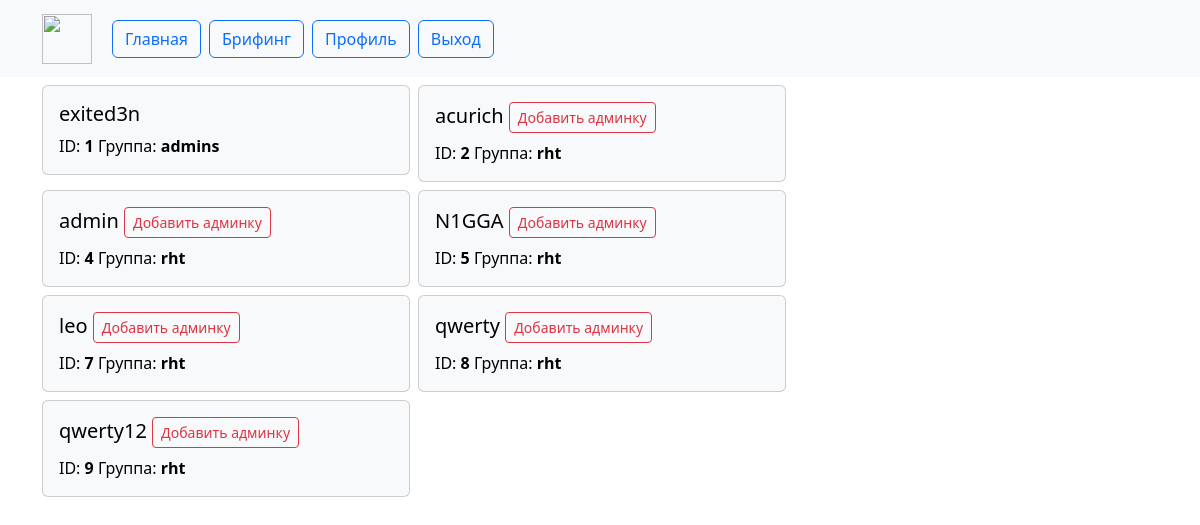
The page /adm (signed in) on the database as committed earlier.
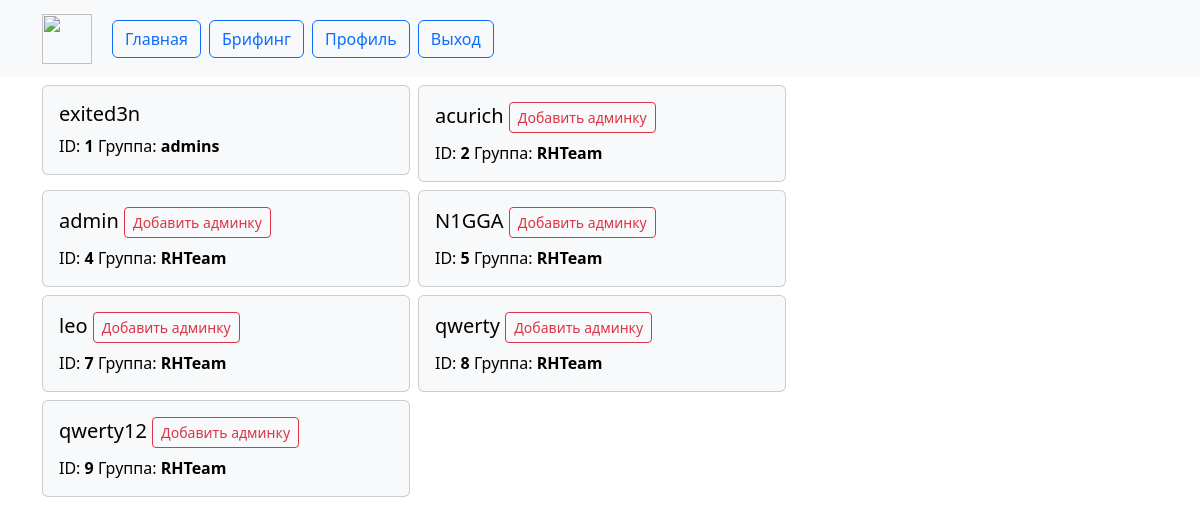
The same page on the database as committed later.
### web/models.py (models this page shows)
class User(UserMixin, db.Model):
    id = db.Column(db.Integer, primary_key=True)
    name = db.Column(db.String(1000), unique=True)
    password = db.Column(db.String(100))
    email = db.Column(db.String(100), unique=True)
    active = db.Column(db.Boolean())
    group = db.Column(db.String(100))
    created_on = db.Column(db.DateTime(), default=datetime.now())

### web/main.py (the view)
@main.route('/adm')
@login_required
def admin_panel():
    show_user = show_users()
    return render_template('admin.html', users=show_user)

### web/__init__.py (called while the page is built)
def create_app():
    app = Flask(__name__)
    app.register_error_handler(404, page_not_found)
    app.config['SECRET_KEY'] = '33bf3cd3-ad1c-4429-b636-a807fc084e92_20ef441b-a7f2-4207-b0dc-543ca0d37aa2'
    app.config['SQLALCHEMY_DATABASE_URI'] = 'sqlite:///data.db'
    db.init_app(app)
    login_manager = LoginManager()
    login_manager.login_view = 'auth.login'
    login_manager.init_app(app)
    from .models import User
    with app.app_context():
        db.create_all()
    @login_manager.user_loader
    def load_user(user_id):
        return User.query.get(int(user_id))
    from .auth import auth as auth_blueprint
    app.register_blueprint(auth_blueprint)
    from .main import main as main_blueprint
    app.register_blueprint(main_blueprint)
    return app

### web/db_functions.py (called while the page is built)
def show_users():
    users = User.query.all()
    users_list = []
    for user in users:
        users_list.append({'id': user.id, 'name': user.name, 'group': user.group, 'active': user.active})
    return users_list

### web/templates/admin.html
{% extends "base.html" %}
{% block content %}
<div class="row row-cols-1 row-cols-md-2 g-2">
        {% for user in users %}
  <div class="col">
    <div class="card text-bg-light">
      <div class="card-body">
        <h5 class="card-title">{{ user.name }}
          {% if user.group != 'admins' %}
         <button type="button" class="btn btn-outline-danger btn-sm">Добавить админку</button>
        {% endif %}
        </h5>
          <p class="card-text">ID: <b>{{ user.id }}</b>  Группа: <b>{{ user.group }}</b> </p>
      </div>
    </div>
  </div>
{% endfor %}
</div>
{% endblock %}

### web/templates/base.html (shortened to what this page needs)
<!DOCTYPE html>
<html>
<head>
    <link href="https://cdn.jsdelivr.net/npm/bootstrap@5.3.0/dist/css/bootstrap.min.css" rel="stylesheet">
  </head>
<body>
   <nav class="navbar navbar-expand-lg navbar-light bg-light">
  <div class="container">
    <a class="navbar-brand" href="/">
      <img src="https://ctftime.org/media/cache/44/39/4439ee82adb00a673e1f53d0218a0e95.png" alt="" width="50" height="50" class="d-inline-block align-text-top">
    </a>
       <div class="collapse navbar-collapse" id="navbarSupportedContent">
      <ul class="navbar-nav me-auto mb-2 mb-lg-0">
        <li class="nav-item">
       <a href="/" class="mx-1 my-1 btn btn-outline-primary" role="button">Главная</a>
        </li>
          <li>
      <a href="/settings" class="mx-1 my-1 btn btn-outline-primary" role="button">Брифинг</a>
              </li>
      {% if current_user.is_authenticated %}
          <li>
        <a href="{{ url_for('main.profile') }}" class="mx-1 my-1 btn btn-outline-primary" role="button">
            Профиль
        </a>
              </li>
        {% endif %}
        {% if current_user.is_authenticated %}
          <li>
        <a href="{{ url_for('auth.logout') }}" class="mx-1 my-1 btn btn-outline-primary">
            Выход
        </a>
              </li>
        {% endif %}
      </ul>
       </div>
  </div>
</nav>
    <div class="container">
        <div class="form-row align-items-center">
            <div class="col-md-8 my-2">
               {% block content %}
               {% endblock %}
            </div>
        </div>
    </div>
</body>
</html>

Rows that differ between the two databases and show on the page:
changed User "acurich": group "rht" → "RHTeam"
changed User "admin": group "rht" → "RHTeam"
changed User "N1GGA": group "rht" → "RHTeam"
changed User "leo": group "rht" → "RHTeam"
changed User "qwerty": group "rht" → "RHTeam"
changed User "qwerty12": group "rht" → "RHTeam"
